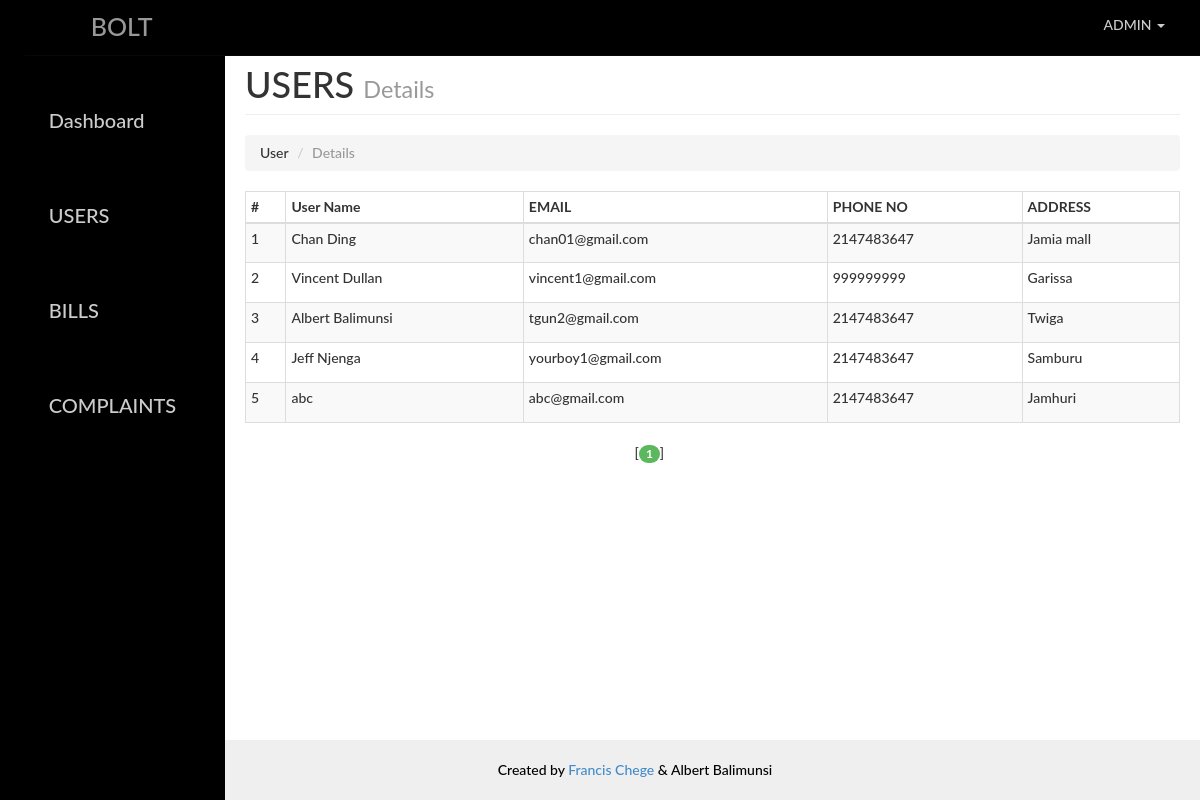
/admin/users.php, run on the app's committed database.
### tables this page shows
CREATE TABLE IF NOT EXISTS `user` (
  `id` int(14) NOT NULL AUTO_INCREMENT PRIMARY KEY ,
  `name` varchar(40) NOT NULL,
  `email` varchar(40) NOT NULL,
  `phone` int(14) NOT NULL,
  `pass` varchar(20) NOT NULL,
  `address` varchar(100) NOT NULL
);

### admin/paging1.php (called while the page is built, shortened)
<?php
    $rowsperpage = 5;
    $totalpages = ceil($numrows / $rowsperpage);
    if (isset($_GET['currentpage']) && is_numeric($_GET['currentpage'])) {
       $currentpage = (int) $_GET['currentpage'];
    } else {
       $currentpage = 1;
    }
    $offset = ($currentpage - 1) * $rowsperpage;
 ?>

### Includes/admin.php (called while the page is built, shortened)
<?php
    function retrieve_users_detail($id,$offset, $rowsperpage)
    {
        require_once("config.php");global $con;
        $query  = "SELECT * FROM user ";
        $query .= " LIMIT {$offset}, {$rowsperpage} ";
        $result = mysqli_query($con,$query);
        return $result;
    }
 ?>

### admin/users.php (the view, shortened to what this page needs)
<?php
    require_once('head_html.php');
    require_once('../Includes/session.php');
    require_once('../Includes/admin.php');
?>
<body>
    <div id="wrapper">
        <?php
            require_once("nav.php");
            require_once("sidebar.php");
        ?>
        <div id="page-content-wrapper">
            <div class="container-fluid">
                <div class="row">
                    <div class="col-lg-12">
                        <h1 class="page-header">
                            USERS
                            <small>Details</small>
                        </h1>
                        <ol class="breadcrumb">
                          <li>User</li>
                          <li class="active">Details</li>
                        </ol>
                        <div class="table-responsive" style="padding-top: 0">
                                <table class="table table-hover table-striped table-bordered table-condensed">
                                    <thead>
                                        <tr>
                                            <th>#</th>
                                            <th>User Name</th>
                                            <th>EMAIL</th>
                                            <th>PHONE NO</th>
                                            <th>ADDRESS</th>
                                        </tr>
                                    </thead>
                                    <tbody>
                                     <?php
                                            $query1 = "SELECT COUNT(*) FROM user";
                                            $result1 = mysqli_query($con,$query1);
                                            $row1 = mysqli_fetch_row($result1);
                                            $numrows = $row1[0];
                                            include("paging1.php");
                                            $result = retrieve_users_detail($_SESSION['aid'],$offset, $rowsperpage);
                                            while($row = mysqli_fetch_assoc($result)){
                                            ?>
                                                <tr>
                                                    <td height="40"><?php echo $row['id'] ?></td>
                                                    <td><?php echo $row['name'] ?></td>
                                                    <td><?php echo $row['email'] ?></td>
                                                    <td><?php echo $row['phone'] ?></td>
                                                    <td><?php echo $row['address'] ?></td>
                                                </tr>
                                            <?php } ?>
                                    </tbody>
                                </table>
                                <?php include("paging2.php");  ?>
                        </div>
                    </div>
                </div>
            </div>
        </div>
    </div>
<?php
    require_once("footer.php");
?>
</body>
</html>

### admin/head_html.php (shortened to what this page needs)
<!DOCTYPE html>
<html lang="en">
<head>
    <link href="../assets/css/bootstrap.css" rel="stylesheet">
    <link href="../assets/css/dash_admin.css" rel="stylesheet">
    <link href="../assets/css/font-awesome.min.css" rel="stylesheet">
</head>

### admin/nav.php (shortened to what this page needs)
<nav class="navbar navbar-inverse navbar-fixed-top" role="navigation">
    <div class="navbar-header">
        <a class="navbar-brand" href="index.php"><i class="fa fa-bolt"></i> BOLT</a>
    </div>
    <a style="position:absolute;top:35px;left:-1px;font-size:20px;color:#7f7f7f;padding:5px;background-color: #000;border-bottom-right-radius:10px; " href="#menu-toggle" id="menu-toggle" <i class="fa fa-dedent"></i></a>
    <ul class="nav navbar-right top-nav">
        <li class="dropdown">
            <?php
                echo "<a href=\"#\" class=\"dropdown-toggle\" data-toggle=\"dropdown\"><i class=\"fa fa-user\"></i> ADMIN <b class=\"caret\"></b></a> ";
             ?>
        </li>
    </ul>
</nav>

### admin/sidebar.php
<div id="sidebar-wrapper">
    <ul class="sidebar-nav">
        <li class="active">
            <a href="index.php"><i class="fa fa-fw fa-dashboard"></i> Dashboard</a>
        </li>
        <li>
            <a href="users.php"><i class="fa fa-fw fa-user"></i> USERS </a>
        </li>
        <li>
            <a href="bill.php"><i class="fa fa-fw fa-bar-chart-o"></i> BILLS </a>
        </li>
        <li>
            <a href="complaint.php"><i class="fa fa-fw fa-edit"></i> COMPLAINTS </a>
        </li>
    </ul>
</div>

### admin/paging2.php (shortened to what this page needs)
<?php
       $range = 3;
echo "<div class=\"col-md-offset-5\">";
       for ($x = ($currentpage - $range); $x < (($currentpage + $range) + 1); $x++) {
          if (($x > 0) && ($x <= $totalpages)) {
             if ($x == $currentpage) {
                echo " [<b><span class=\"badge badge-custom-success\">$x</b>] ";
             } else {
                echo " <a href='{$_SERVER['PHP_SELF']}?currentpage=$x'><span class=\"badge badge-custom-primary\">$x</a> ";
             }
          }
      }
echo "</div>";
 ?>

### admin/footer.php
<footer class="text-center">
    <div class="footer-below">
        <div class="container">
            Created by <a href="https://github.com/254francis">Francis Chege</a> & Albert Balimunsi
        </div>
    </div>
</footer>

### assets/css/dash_admin.css (style rules this page uses)
html { height: 100%; }
body, html { width: 100%; height: 100%; }
body, h1, h2, h3, h4, h5, h6 { font-family: "Lato","Helvetica Neue",Helvetica,Arial,sans-serif; font-weight: 500; }
#wrapper { padding-left: 10px; padding-top: 5px; -webkit-transition: all 0.5s ease; -moz-transition: all 0.5s ease; -o-transition: all 0.5s ease; transition: all 0.5s ease; }
#sidebar-wrapper { margin-top: 20px; z-index: 1000; position: fixed; left: 250px; width: 0; height: 100%; margin-left: -250px; overflow-y: auto; background: #000; -webkit-transition: all 0.5s ease; -moz-transition: all 0.5s ease; -o-transition: all 0.5s ease; transition: all 0.5s ease; }
#page-content-wrapper { width: 100%; padding: 15px; min-height:100%; }
.navbar { background: #000; }
.navbar-brand { font-family: 'Lato', sans-serif; font-size: 25px; margin-left: 50px; color: #cccccc; }
.top-nav { padding: 0 20px; background: #000; }
.top-nav>li>a { padding-top: 15px; padding-bottom: 15px; line-height: 20px; color: #ccc; }
.sidebar-nav { position: absolute; top: 60px; width: 225px; margin: 0; padding: 0; list-style: none; }
.sidebar-nav li { padding-bottom: 25px; line-height: 70px; font-family: 'Lato', sans-serif; font-size: 20px; }
.sidebar-nav li a { padding-left: 18px; display: block; text-decoration: none; color: #cccccc; }
@media (min-width:768px) { #wrapper { padding-left: 225px; } }
@media (min-width:768px) { #sidebar-wrapper { width: 225px; } }
@media (min-width:768px) { #page-content-wrapper { padding: 20px; } }
.table-responsive { padding-top: 20px; padding-bottom: 20px; }
footer { color: #000; position: absolute; bottom: 0; padding-left: 0px; width: 100%; }
footer .footer-below { padding: 20px 0px; padding-left: 50px; background-color: #efefef; }
.badge-custom-success { background-color: #5cb85c; }

### data on the page
user: id "1", name "Chan Ding", email "chan01@gmail.com", phone "2147483647", address "Jamia mall"
user: id "2", name "Vincent Dullan", email "vincent1@gmail.com", phone "999999999", address "Garissa"
user: id "3", name "Albert Balimunsi", email "tgun2@gmail.com", phone "2147483647", address "Twiga"
user: id "4", name "Jeff Njenga", email "yourboy1@gmail.com", phone "2147483647", address "Samburu"
user: id "5", name "abc", email "abc@gmail.com", phone "2147483647", address "Jamhuri"
